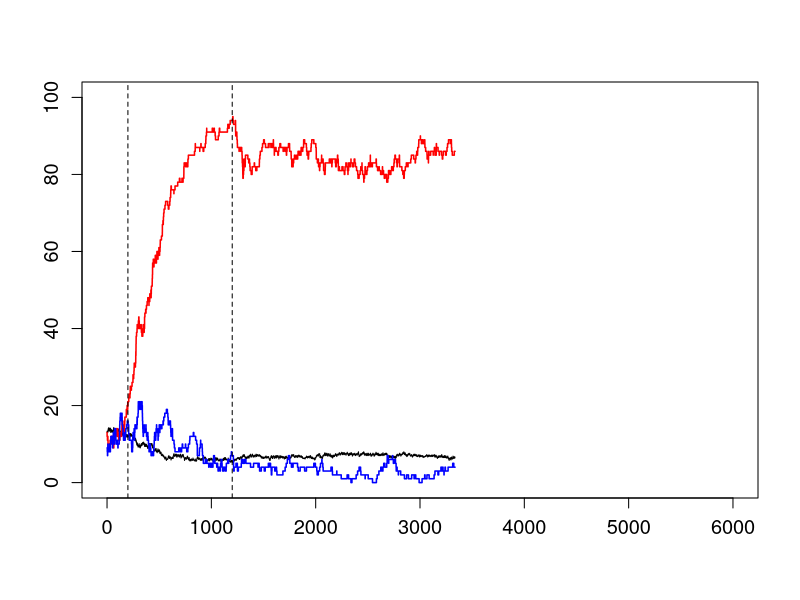

This chart was generated by the following R code: (Note: a time limit stopped this script after it produced the figure.)
#-------------------------------------------------------------#
#                  Neural Network Decison Model               #
#                        Marcin Penconek                      #
#-------------------------------------------------------------#


# Model for SAT Analysis with Firing Rate Threshold

# model with random inputs speed-accuracy trade-off
# density: 0.55 i 0.36
# iterations: 100000

# fixed firing 
# 0.07
# 0.006



#----------------------------------------------
# SECTION 1: Functions
#----------------------------------------------

Grouping_variable = function() {
  
  size <- n_groups*n_size + N_size
  ggroups <- c(rep(1:n_groups, each = n_size, len = n_groups*n_size), rep(n_groups + 1, len = N_size))
  groups <- matrix(0, nrow = size, ncol = n_groups + 2)
  groups[ ,1] <- ggroups
  for(i in 1:size) {
    groups[i, ggroups[i] + 1] <- 1
  }
  return(groups)
}


#----------------------------------------------
# Defining network connections


Network_definition = function() {
  
  network_connections <- matrix(FALSE, nrow = size, ncol = size)
  u <- runif(size*size, min = 0, max = 1)
  
  for(i in 1:size) {
    for(j in 1:size) {
      if((groups[i, 1] == n_groups + 1) & (groups[j, 1] == n_groups + 1)) {
        if(u[size*(i-1) + j] < N_density) {
          network_connections[i, j] <- TRUE
        }
      } else if(groups[i, 1] == groups[j, 1]) {
        if(u[size*(i-1) + j] < n_density) {
          network_connections[i, j] <- TRUE
        }
      } else {
        if(u[size*(i-1) + j] < n_to_N_density) {
          network_connections[i, j] <- TRUE
        }
      }
    }
  }
  return(network_connections)
}


#----------------------------------------------
# Initiating the network with random inputs

Network_init = function() {
  
  prob_s <- runif(size, min = 0, max = 1)
  t <- rexp(size, rate = r_default)
  s <- logical(size)
  
  for(i in 1:size) {
    if(prob_s[i] < inhibition_level) {
      s[i] <- TRUE
      t[i] <- rexp(1, rate = r_active)
    }
    else {
      s[i] <- FALSE
    }
  }
  state <- matrix(0, nrow = size, ncol = 2)
  state[ ,1] <- s
  state[ ,2] <- t
  
  return(state)
}


#-----------------------------------------------
# Defining stimulus (non-random) - n_A, n_B can be non-integer

Stimulus_definition_non_random = function() {
  
  stimulus <- c(rep(n_A, len = to_A), numeric(n_size - to_A), 
                rep(n_B, len = to_B), numeric(n_size - to_B), numeric(size - 2*n_size))
  
  return(stimulus)
}


#-----------------------------------------------
# Defining stimulus (time-random) - VERSION #4 (n_A, n_B can be non-integer)

Stimulus_definition_t_random = function(duration, input_A, input_B) {
  
  stimulus <- matrix(0, nrow = duration, ncol = size)
  
  connect_A <- rep(1, len = to_A)
  connect_B <- rep(1, len = to_B)
  
  r_A <- rpois(duration, lambda = input_A)
  r_B <- rpois(duration, lambda = input_B)
  
  for(k in 1:duration) {
    stimulus[k, ] <- c(connect_A*r_A[k], numeric(n_size - to_A), 
                       connect_B*r_B[k], numeric(n_size - to_B), numeric(size - 2*n_size))
  }
  return(stimulus)
}




#----------------------------------------
# Network evolution function

Network_evolution = function() {
  
  current_time <- 0
  current_stimulus <- numeric(size)
  stimulus_finished <- 0
  active_groups <- numeric(n_groups + 1)

  s <- state[ ,1]
  t <- state[ ,2]
  k <- 1

  simulation <- matrix(0, nrow = number_of_iterations, ncol = (1 + n_groups + 1 + 3))

  for(j in 1:number_of_iterations) {
    
    if(current_time > event_starts & current_time < event_ends) {
      current_stimulus <- stimulus[k,]
      k <- round((current_time - event_starts)/fixed_for) + 1
    }
    
    if(stimulus_finished == 0 & current_time > event_ends) {
      current_stimulus <- numeric(size)
      stimulus_finished <- 1
    }

    # Defining the neuron with the lowest t
    # Changing its state based on the activity of other neurons it is connected to
    
    current_time <- min(t)
    for(i in 1:size) if(t[i] == current_time) { Min_i <- i }
    
    for(i in 1:(n_groups + 1)) {
      active_groups[i] <- sum(s*groups[ ,i + 1])
    }
    
    simulation[j, ] <- c(current_time, active_groups, Min_i, 0, 0)

    active <- sum(s)    
    cutoff <- (active/size)^2/inhibition_level
    
    active_connections <- sum(s*network_connections[Min_i, ])
    all_connections <- sum(network_connections[Min_i, ])
    
    change_factor <- (current_stimulus[Min_i] + active_connections)/(current_stimulus[Min_i] + all_connections)
    
    if(change_factor > cutoff) {
      s[Min_i] <- 1
      t[Min_i] <- current_time + 1/r_active
    } else {
      s[Min_i] <- 0
      t[Min_i] <- current_time + rexp(1, rate = r_default)
    }
    
    simulation[j, 6] <- s[Min_i]*(Min_i <= 100)
    simulation[j, 7] <- s[Min_i]*(Min_i > 100 & Min_i <= 200)
    
  }
  return(simulation)
}

#----------------------------------------------
# Visualization
  
Activation_plot <- function(x, y1, y2, y3, decision) {
  
  #  if(decision[1] == 1) {
  #    decision_text <- c("A won: ", decision[2])
  #  } else if(decision[1] == -1) {
  #    decision_text <- c("B won: ", decision[2])
  #  } else {
  #    decision_text <- c("", "")
  #  }
  
  if(decision[1] == 0) {
    dectext <- "" 
  } else { 
    dectext <- round(decision[2], 0)
  }
  
  
  plot(x, y3, ylim = c(0,100), xlim = c(0,6000), type = "l",  
       #xlab = "Time (ms)", ylab = "% active", 
       xlab = "", ylab = "", 
       main = "a                                                                                                                                     ", 
       cex.main = 1.5, cex.axis = 1.2)
  lines(x, y1, type = "l", col = "red", lwd=1.5)
  lines(x, y2, type = "l", col = "blue", lwd=1.5)
  legend(decision[2]-200, 105, legend = dectext, cex = 1.2, bty="n")
  if(decision[1] != 0) {abline(v = decision[2])}
  if(n_A + n_B >0) {
    abline(v = event_starts, lwd=1, lty=2)
    abline(v = event_ends, lwd=1, lty=2)
  } else {
      legend(200, 100, legend = c("A", "B"), cex = 1.5, lwd=c(3,3), col=c("red","blue"), bty = "n")
    }
}



Freq_Analysis <- function(beg_index, end_index) {
  
  A_count <- sum(simulation[beg_index:end_index, 6])
  B_count <- sum(simulation[beg_index:end_index, 7])
  time_bin <- (simulation[end_index, 1] - simulation[beg_index, 1])/1000
  
  return(c((A_count/100)/time_bin, (B_count/100)/time_bin, time_bin))
}


Which_wins_when <- function(bound) {
  
  bound_level <- 0
  bound_time <- 0
  pool_A <- 0
  pool_B <- 0
  which_wins <- 0
  
  i <- 1
  while(simulation[i, 1] < event_starts + 30) {
    i <- i + 1
  }
  freq <- Freq_Analysis(i - updates_per_30ms, i)
  
  while(max(freq[1], freq[2]) < bound & i + freq_step < number_of_iterations) {
    i <- i + freq_step
    freq <- Freq_Analysis(i - updates_per_30ms, i)
  }
  
  if(i + freq_step + 1 < number_of_iterations) { 
    bound_level <- max(freq[1], freq[2])
    bound_time <- simulation[i, 1]
    pool_A <- freq[1]
    pool_B <- freq[2]
    which_wins <- sign(freq[1] - freq[2])
  }
  
  return(c(bound_level, bound_time, pool_A, pool_B, which_wins))
}



#----------------------------------------------
# SECTION 2.PARAMETERS
#----------------------------------------------

# Network Parameters

N_size <- 800
n_groups <- 2
n_size <- 100
size <- n_groups*n_size + N_size

n_density <- 0.55
n_to_N_density <- 0.36
N_density <- 0.36


#----------------------------------------------
# Global parameters

inhibition_level <- 0.13
r_default <- 0.006
r_active <- 0.07


#----------------------------------------------
# Simulation parameters

number_of_iterations <- 50000

to_A <- 50
to_B <- 50
fixed_for <- 30

#contrast levels: 4.98%, 6.39%, 8.21%, 10.54%, 13.53%
#n_A levels: 7.8735, 7.97925, 8.11575, 8.2905, 8.51475
#modified (doubled contrasts) n_A levels: 8.247, 8.4585, 8.7315, 9.081, 9.5295


n_A <- 7
n_B <- 12 - n_A

event_starts <- 200
event_ends <- 1200

duration <- round((event_ends - event_starts)/fixed_for + 1)

#-----------------------------------
# Parameters for Frequency Analysis

updates_per_30ms <- 440
freq_step <- 145


#------------------------------------------------
# SECTION 3: Running the model
#------------------------------------------------


for(i in 1:1) {
  
  groups <- Grouping_variable()
  network_connections <- Network_definition()
  state <- Network_init()
  s <- state[ ,1]
  t <- state[, 2]
  
  stimulus <- Stimulus_definition_t_random(duration, n_A, n_B)
  simulation <- Network_evolution()

  Activation_plot(simulation[ ,1], simulation[ ,2], simulation[ ,3], simulation[ ,4]*(100/N_size), c(0,0))

}



#------------------------------------------------
# SECTION 4: Generating a sample of simulations
#------------------------------------------------

inhibition_level <- 0.18
number_of_iterations <- 60000

over_time_A <- 0
over_time_B <- 0

bound_50 <- 0
time_50 <- 0
poolA_50 <- 0
poolB_50 <- 0
dec_50 <- 0


dane <- data.frame(N_size, n_groups, n_size, n_density, n_to_N_density, N_density, 
          inhibition_level, r_default, r_active, number_of_iterations, 
          to_A, to_B, fixed_for, n_A, n_B, over_time_A, over_time_B, event_starts, event_ends, 
          bound_50, time_50, poolA_50, poolB_50, dec_50)

groups <- Grouping_variable()

number_of_simulations <- 10000

for(i in 1:number_of_simulations) {
  
    n_A <- runif(1, min = 0, max = 20)
    n_B <- runif(1, min = 0, max = 20)
    event_ends <- event_starts + runif(1, min = 500, max = 2000)
    
    duration <- round((event_ends - event_starts)/fixed_for + 1)
    
    network_connections <- Network_definition()
    state <- Network_init()
    s <- state[ ,1]
    t <- state[, 2]
    
    stimulus <- Stimulus_definition_t_random(duration, n_A, n_B)
    
    over_time_A <- mean(stimulus[ ,1:100])
    over_time_B <- mean(stimulus[ ,101:200])
    
    simulation <- Network_evolution()

    win_50 <- Which_wins_when(50)

    dane[i, ] <- c(N_size, n_groups, n_size, n_density, n_to_N_density, N_density, 
                   inhibition_level, r_default, r_active, number_of_iterations,
                   to_A, to_B, fixed_for, n_A, n_B, over_time_A, over_time_B, event_starts, event_ends, 
                   win_50)
    
  
}


write.csv2(dane,'SAT_with_inputs_inh_18.csv')




View(dane)
getwd() 

#-----------------------------------------------
